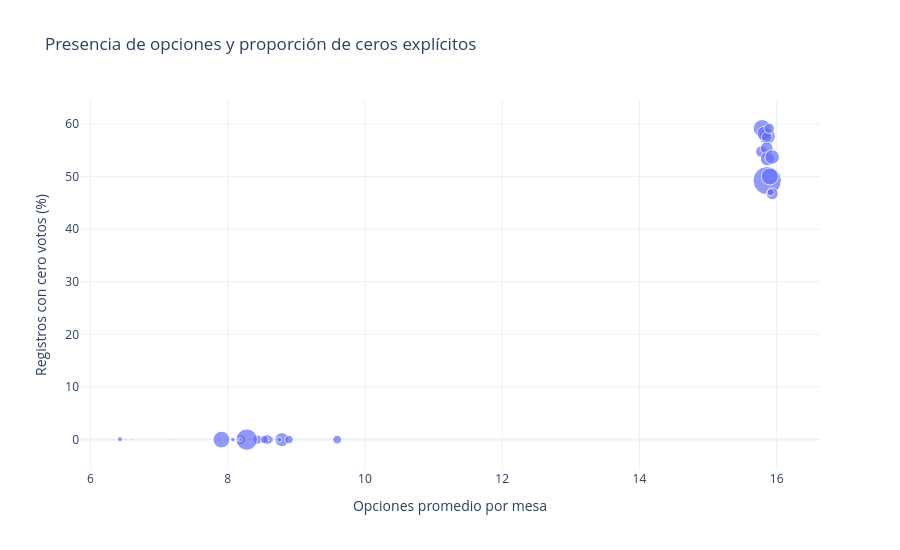

The notebook cell this image was saved under:
### Markdown cell above
##### Heterogeneidad territorial en la presencia de opciones electorales

El análisis departamental evidencia una marcada heterogeneidad en el número promedio de opciones electorales registradas por mesa. Se identifican dos conjuntos diferenciados: uno con promedios entre 6,43 y 9,60 opciones y otro con promedios entre 15,78 y 15,94.

Esta separación sugiere que la estructura de los registros no es homogénea entre departamentos. Adicionalmente, las diferencias observadas no parecen corresponder exclusivamente al volumen promedio de votos por mesa, puesto que existen departamentos con cantidades similares de votos registrados, pero con promedios de opciones considerablemente distintos.

El hallazgo requiere examinar la presencia individual de cada código electoral y verificar las reglas de representación de opciones en el archivo de preconteo. Por tanto, no es posible atribuir estas diferencias a errores, irregularidades electorales o mecanismos específicos de procesamiento sin evidencia adicional.

### Code cell
import plotly.express as px

diagnostico_ceros = (
    df_preconteo[df_preconteo["departamento"] != "88"]
    .assign(es_cero=lambda d: d["votos"].eq(0))
    .groupby("departamento")
    .agg(
        registros=("votos", "size"),
        registros_cero=("es_cero", "sum")
    )
    .reset_index()
)

diagnostico_ceros["porcentaje_ceros"] = (
    100 * diagnostico_ceros["registros_cero"]
    / diagnostico_ceros["registros"]
)

diagnostico_ceros = diagnostico_ceros.merge(
    resumen_departamentos[
        ["departamento", "nombre_departamento", "media_opciones"]
    ],
    on="departamento",
    validate="one_to_one"
)

fig = px.scatter(
    diagnostico_ceros,
    x="media_opciones",
    y="porcentaje_ceros",
    hover_name="nombre_departamento",
    size="registros",
    labels={
        "media_opciones": "Opciones promedio por mesa",
        "porcentaje_ceros": "Registros con cero votos (%)",
        "registros": "Número de registros"
    },
    title="Presencia de opciones y proporción de ceros explícitos"
)

fig.update_layout(template="plotly_white", height=550)
fig.show()

### Figure 1 — Plotly figure (JSON) as saved in the notebook; plotly's stock layout.template omitted (floating-point values rounded to 4 significant figures)
{"data": [{"hovertemplate": "<b>%{hovertext}</b><br><br>Opciones promedio por mesa=%{x}<br>Registros con cero votos (%)=%{y}<br>Número de registros=%{marker.size}<extra></extra>", "hovertext": ["ANTIOQUIA", "ATLANTICO", "BOLIVAR", "BOYACA", "CALDAS", "CAUCA", "CESAR", "CORDOBA", "CUNDINAMARCA", "BOGOTA D.C.", "CHOCO", "HUILA", "MAGDALENA", "NARIÑO", "RISARALDA", "NORTE DE SAN", "QUINDIO", "SANTANDER", "SUCRE", "TOLIMA", "VALLE", "ARAUCA", "CAQUETA", "CASANARE", "LA GUAJIRA", "GUAINIA", "META", "GUAVIARE", "SAN ANDRES", "AMAZONAS", "PUTUMAYO", "VAUPES", "VICHADA"], "legendgroup": "", "marker": {"color": "#636efa", "size": [250637, 97725, 84934, 26368, 23912, 28069, 43457, 66130, 60781, 142089, 8051, 43760, 51178, 61888, 22687, 64998, 12691, 90475, 37214, 30243, 87683, 5415, 8601, 16233, 33292, 843, 21711, 1901, 1032, 1435, 6534, 575, 1281], "sizemode": "area", "sizeref": 626.6, "symbol": "circle"}, "mode": "markers", "name": "", "orientation": "v", "showlegend": false, "type": "scatter", "x": [15.86, 15.79, 15.86, 8.435, 9.596, 8.191, 15.78, 15.82, 8.788, 8.278, 6.431, 15.94, 15.85, 15.86, 8.893, 15.93, 8.627, 15.9, 15.86, 8.577, 7.909, 8.18, 8.75, 15.91, 15.89, 7.205, 8.538, 8.602, 6.615, 8.153, 8.077, 6.534, 6.503], "xaxis": "x", "y": [49.22, 59.14, 57.65, 0.0, 0.0, 0.0, 54.71, 58.17, 0.0, 0.0, 0.07452, 46.72, 55.36, 53.34, 0.0, 53.7, 0.0, 50.0, 57.47, 0.0, 0.0, 0.0, 0.0, 46.99, 59.13, 0.0, 0.0, 0.0, 0.0, 0.0, 0.0, 0.0, 0.0], "yaxis": "y"}], "layout": {"height": 550, "legend": {"itemsizing": "constant", "tracegroupgap": 0}, "title": {"text": "Presencia de opciones y proporción de ceros explícitos"}, "xaxis": {"anchor": "y", "domain": [0, 1], "title": {"text": "Opciones promedio por mesa"}}, "yaxis": {"anchor": "x", "domain": [0, 1], "title": {"text": "Registros con cero votos (%)"}}}}
